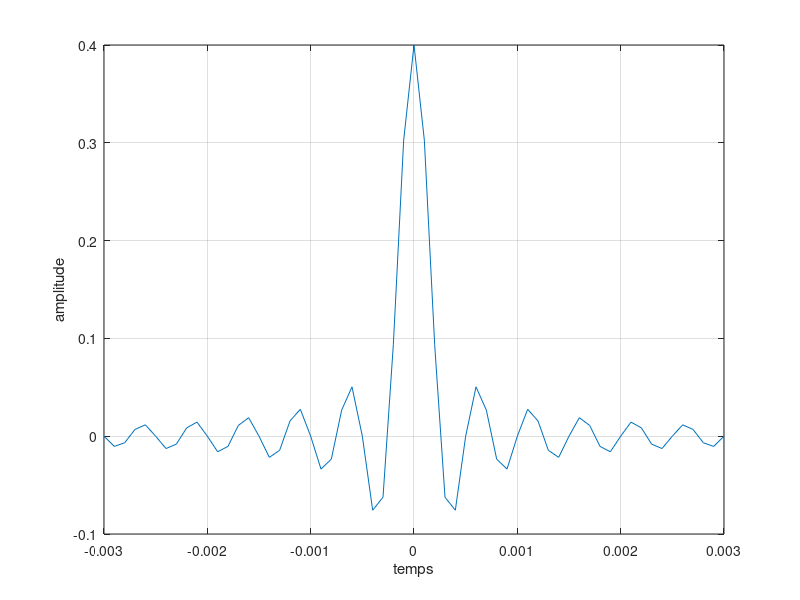
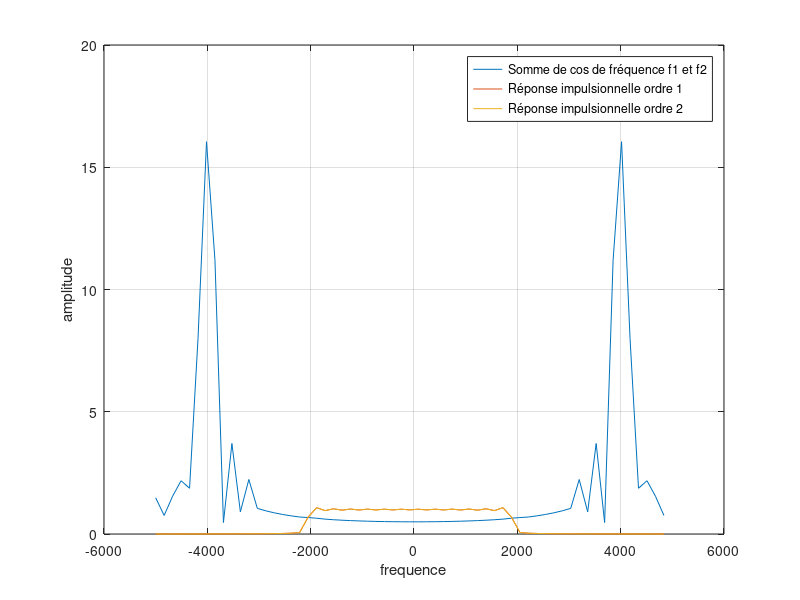

Write the MATLAB code that produced these figures, in order.
clear all;
f1 = 1000;
f2 = 3000;
Fe = 10000;
Te = 1/Fe;
N = 100;
fc = 2000;
N0_1 = 30;
N0_2 = 30;

Amplitude = zeros(1,N);
Temps = zeros(1,N);
Frequence = zeros(1,N);
for i = 1:N
    Temps(i) = (1/Fe)*(i-1);
    Amplitude(i) = cos(2*pi*f1*Temps(i))+cos(2*pi*f2*Temps(i));
end

for i = 1:N
    Frequence(i) = (Fe/N)*i;
end


Amplitude_rep_imp_1 = zeros(1,2*N0_1+1);
Temps_rep_imp = zeros(1,2*N0_1+1);
Frequence_rep_imp = zeros(1,2*N0_1+1);
pas=(2*(Fe/2)+1)/(2*N0_1+1);
cpt = -N0_1-1;
for i = 1:2*N0_1+1
    Temps_rep_imp_1(i) = Te*(i-1-N0_1);
    Amplitude_rep_imp_1(i) = 2*fc*Te*sinc(2*fc*(cpt+i)*Te);
    Frequence_rep_imp_1(i) = -(Fe/2) + pas*(i-1);
end

Amplitude_rep_imp_2 = zeros(1,2*N0_2+1);
Temps_rep_imp_2 = zeros(1,2*N0_2+1);
Frequence_rep_imp_2 = zeros(1,2*N0_2+1);
pas=(2*(Fe/2)+1)/(2*N0_2+1);
cpt = -N0_2-1;
for i = 1:2*N0_2+1
    Temps_rep_imp_2(i) = Te*(i-1-N0_2);
    Amplitude_rep_imp_2(i) = 2*fc*Te*sinc(2*fc*(cpt+i)*Te);
    Frequence_rep_imp_2(i) = -(Fe/2) + pas*(i-1);
end

Amplitude_filter = filter(Amplitude_rep_imp_2, 1, Amplitude);

figure('Name','Représentation temporelle')
plot(Temps_rep_imp_1,Amplitude_rep_imp_1);
xlabel("temps");
ylabel("amplitude");
grid on;

Amplitude_freq = abs((fft(Amplitude_filter,2*N0_2+1)));
figure('Name','Représentation fréquentielle')
plot(Frequence_rep_imp_2,Amplitude_freq);
xlabel("frequence");
ylabel("amplitude");
grid on;

hold on;

Amplitude_freq_1 = abs((fftshift(fft(Amplitude_rep_imp_1,2*N0_2+1))));
plot(Frequence_rep_imp_2,Amplitude_freq_1);

hold on;

Amplitude_freq_2 = abs(((fftshift(fft(Amplitude_rep_imp_2,2*N0_2+1)))));
plot(Frequence_rep_imp_2,Amplitude_freq_2);

legend('Somme de cos de fréquence f1 et f2','Réponse impulsionnelle ordre 1', 'Réponse impulsionnelle ordre 2')

